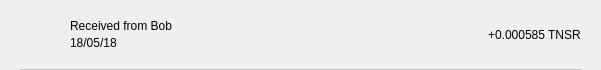
<?xml version="1.0" encoding="UTF-8"?>
<ui version="4.0">
 <class>TxRow</class>
 <widget class="QWidget" name="TxRow">
  <property name="geometry">
   <rect>
    <x>0</x>
    <y>0</y>
    <width>601</width>
    <height>70</height>
   </rect>
  </property>
  <property name="minimumSize">
   <size>
    <width>0</width>
    <height>40</height>
   </size>
  </property>
  <property name="windowTitle">
   <string>Form</string>
  </property>
  <layout class="QVBoxLayout" name="verticalLayout_3">
   <property name="spacing">
    <number>0</number>
   </property>
   <property name="leftMargin">
    <number>0</number>
   </property>
   <property name="topMargin">
    <number>0</number>
   </property>
   <property name="rightMargin">
    <number>0</number>
   </property>
   <property name="bottomMargin">
    <number>0</number>
   </property>
   <item>
    <widget class="QWidget" name="rowContainer" native="true">
     <layout class="QVBoxLayout" name="verticalLayout_2">
      <property name="spacing">
       <number>9</number>
      </property>
      <property name="leftMargin">
       <number>20</number>
      </property>
      <property name="topMargin">
       <number>9</number>
      </property>
      <property name="rightMargin">
       <number>20</number>
      </property>
      <property name="bottomMargin">
       <number>0</number>
      </property>
      <item>
       <widget class="QFrame" name="frame">
        <property name="styleSheet">
         <string notr="true">border:none;</string>
        </property>
        <property name="frameShape">
         <enum>QFrame::StyledPanel</enum>
        </property>
        <property name="frameShadow">
         <enum>QFrame::Raised</enum>
        </property>
        <layout class="QHBoxLayout" name="horizontalLayout" stretch="0,2,0">
         <property name="leftMargin">
          <number>0</number>
         </property>
         <property name="topMargin">
          <number>0</number>
         </property>
         <property name="rightMargin">
          <number>0</number>
         </property>
         <property name="bottomMargin">
          <number>0</number>
         </property>
         <item>
          <widget class="QPushButton" name="icon">
           <property name="styleSheet">
            <string notr="true">border:none;</string>
           </property>
           <property name="text">
            <string/>
           </property>
           <property name="iconSize">
            <size>
             <width>24</width>
             <height>24</height>
            </size>
           </property>
          </widget>
         </item>
         <item>
          <layout class="QVBoxLayout" name="verticalLayout">
           <property name="spacing">
            <number>3</number>
           </property>
           <property name="leftMargin">
            <number>12</number>
           </property>
           <item>
            <widget class="QLabel" name="lblAddress">
             <property name="styleSheet">
              <string notr="true"/>
             </property>
             <property name="text">
              <string>Received from Bob</string>
             </property>
             <property name="alignment">
              <set>Qt::AlignBottom|Qt::AlignLeading|Qt::AlignLeft</set>
             </property>
            </widget>
           </item>
           <item>
            <widget class="QLabel" name="lblDate">
             <property name="styleSheet">
              <string notr="true"/>
             </property>
             <property name="text">
              <string>18/05/18</string>
             </property>
             <property name="alignment">
              <set>Qt::AlignLeading|Qt::AlignLeft|Qt::AlignTop</set>
             </property>
            </widget>
           </item>
          </layout>
         </item>
         <item>
          <widget class="QLabel" name="lblAmount">
           <property name="styleSheet">
            <string notr="true"/>
           </property>
           <property name="text">
            <string>+0.000585 TNSR</string>
           </property>
          </widget>
         </item>
        </layout>
       </widget>
      </item>
      <item>
       <widget class="QLabel" name="lblDivisory">
        <property name="minimumSize">
         <size>
          <width>0</width>
          <height>1</height>
         </size>
        </property>
        <property name="maximumSize">
         <size>
          <width>16777215</width>
          <height>1</height>
         </size>
        </property>
        <property name="styleSheet">
         <string notr="true">background-color:#bababa;</string>
        </property>
        <property name="text">
         <string/>
        </property>
        <property name="alignment">
         <set>Qt::AlignBottom|Qt::AlignLeading|Qt::AlignLeft</set>
        </property>
       </widget>
      </item>
     </layout>
    </widget>
   </item>
  </layout>
 </widget>
 <resources/>
 <connections/>
</ui>
